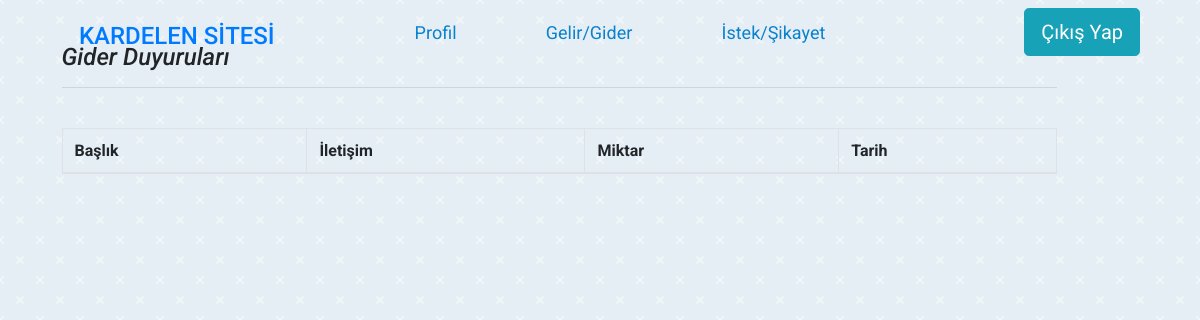
/dues.php, run on an earlier commit of the app's database.
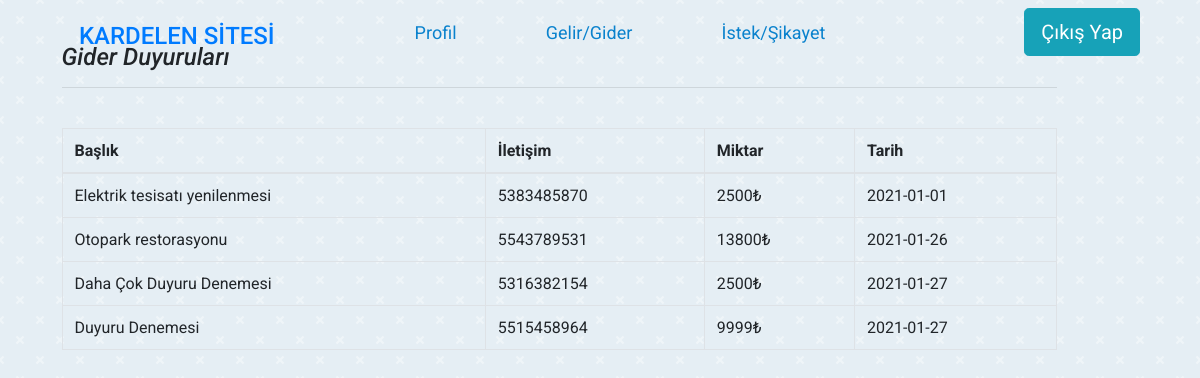
And on a later commit of the database.
### tables this page shows
CREATE TABLE `incomeannouncement` (
  `id` int(11) NOT NULL,
  `header` varchar(200) NOT NULL,
  `contact` varchar(30) NOT NULL,
  `amount` varchar(200) NOT NULL,
  `anounce_date` date NOT NULL DEFAULT current_timestamp()
);

### dues.php (the view, shortened to what this page needs)
<?php
include "db_conn.php";
 ?>
<html lang="en">
<head>
  <link rel="stylesheet" href="https://cdn.jsdelivr.net/npm/bootstrap@4.5.3/dist/css/bootstrap.min.css">
  <link rel="stylesheet" href="./css/style.css">
</head>
<body>
  <header>
    <div class="logo-container">
      <a href="home.php" style="text-decoration:none;font-weight: 400;margin:7% 7%;">
        <h4>KARDELEN SİTESİ</h4>
      </a>
    </div>
    <nav>
      <ul class="nav-links">
        <li><a class="nav-link" href="profile.php?id=<?php echo $_SESSION['id'];?>">Profil</a></li>
        <li><a class="nav-link" href="dues.php">Gelir/Gider</a></li>
        <li><a class="nav-link" href="request.php">İstek/Şikayet</a></li>
      </ul>
    </nav>
    <div class="cart">
      <p>
        <a href="index.php" class="btn btn-info btn-lg">
          <span class="glyphicon glyphicon-log-out"></span> Çıkış Yap
        </a>
      </p>
    </div>
  </header>
  <br>
  <div class="row">
    <div class="col-sm-10" style="margin-left:5%;margin-top:-5%;">
      <table class="table table-bordered table-condensed table-hover">
        <h4><i> Gider Duyuruları</i></h4>
        <hr><br>
          <thead>
          <tr>
              <th>Başlık</th>
              <th>İletişim</th>
              <th>Miktar</th>
              <th>Tarih</th>
          </tr>
          </thead>
          <tbody>
          <?php
          $ret=mysqli_query($conn,"select * from incomeAnnouncement");
      $cnt=1;
      while($row=mysqli_fetch_array($ret))
        {?>
            <tr>
                <td><?php echo $row['header'];?></td>
                <td><?php echo $row['contact'];?></td>
                <td><?php echo $row['amount']."₺";?></td>
                <td><?php echo $row['anounce_date'];?></td>
            </tr>
            <?php $cnt=$cnt+1;}?>
          </tbody>
      </table>
    </div>
  </div>
  <footer class="page-footer font-small blue">
    <div class="footer-copyright text-center py-3">
    </div>
</body>

What changed in the data, as far as the page shows it:
added incomeannouncement: header "Elektrik tesisatı yenilenmesi", contact "5383485870", amount "2500", anounce_date "2021-01-01"
added incomeannouncement: header "Otopark restorasyonu", contact "5543789531", amount "13800", anounce_date "2021-01-26"
added incomeannouncement: header "Daha Çok Duyuru Denemesi", contact "5316382154", amount "2500", anounce_date "2021-01-27"
added incomeannouncement: header "Duyuru Denemesi", contact "5515458964", amount "9999", anounce_date "2021-01-27"
